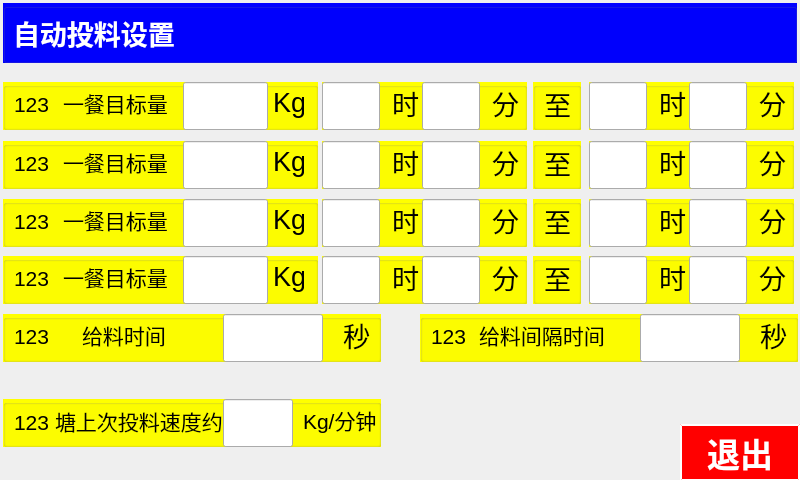
<?xml version="1.0" encoding="UTF-8"?>
<ui version="4.0">
 <class>Form_Auto</class>
 <widget class="QWidget" name="Form_Auto">
  <property name="geometry">
   <rect>
    <x>0</x>
    <y>0</y>
    <width>800</width>
    <height>480</height>
   </rect>
  </property>
  <property name="minimumSize">
   <size>
    <width>800</width>
    <height>480</height>
   </size>
  </property>
  <property name="maximumSize">
   <size>
    <width>800</width>
    <height>517</height>
   </size>
  </property>
  <property name="windowTitle">
   <string>Form</string>
  </property>
  <widget class="QGroupBox" name="groupBox_8">
   <property name="geometry">
    <rect>
     <x>3</x>
     <y>3</y>
     <width>794</width>
     <height>60</height>
    </rect>
   </property>
   <property name="styleSheet">
    <string notr="true">QGroupBox{ background-color:rgb(0, 0, 255);} 
QGroupBox{ margin-top:0px;}
QGroupBox:title {margin-top: 0px;}</string>
   </property>
   <property name="title">
    <string/>
   </property>
   <layout class="QGridLayout" name="gridLayout_8">
    <item row="0" column="0">
     <widget class="QLabel" name="label_15">
      <property name="font">
       <font>
        <pointsize>20</pointsize>
        <weight>75</weight>
        <bold>true</bold>
       </font>
      </property>
      <property name="styleSheet">
       <string notr="true">QLabel{color:rgb(255, 255, 255);}</string>
      </property>
      <property name="text">
       <string>自动投料设置</string>
      </property>
     </widget>
    </item>
    <item row="0" column="1">
     <spacer name="horizontalSpacer_3">
      <property name="orientation">
       <enum>Qt::Horizontal</enum>
      </property>
      <property name="sizeHint" stdset="0">
       <size>
        <width>279</width>
        <height>20</height>
       </size>
      </property>
     </spacer>
    </item>
    <item row="0" column="2">
     <widget class="DataTimeShow" name="label_Date">
      <property name="font">
       <font>
        <pointsize>15</pointsize>
        <weight>75</weight>
        <bold>true</bold>
       </font>
      </property>
      <property name="styleSheet">
       <string notr="true">QLabel{color:rgb(255, 255, 255);}</string>
      </property>
      <property name="text">
       <string/>
      </property>
     </widget>
    </item>
   </layout>
  </widget>
  <widget class="QGroupBox" name="groupBox_6">
   <property name="geometry">
    <rect>
     <x>3</x>
     <y>314</y>
     <width>378</width>
     <height>48</height>
    </rect>
   </property>
   <property name="styleSheet">
    <string notr="true">QGroupBox{ background-color:rgb(255, 255, 0);} 
QGroupBox{ margin-top:0px;}
QGroupBox:title {margin-top: 0px;}</string>
   </property>
   <property name="title">
    <string/>
   </property>
   <widget class="QLabel" name="label_5">
    <property name="geometry">
     <rect>
      <x>11</x>
      <y>11</y>
      <width>35</width>
      <height>23</height>
     </rect>
    </property>
    <property name="font">
     <font>
      <pointsize>16</pointsize>
      <weight>50</weight>
      <bold>false</bold>
     </font>
    </property>
    <property name="text">
     <string>123</string>
    </property>
   </widget>
   <widget class="QLabel" name="label_7">
    <property name="geometry">
     <rect>
      <x>79</x>
      <y>0</y>
      <width>91</width>
      <height>41</height>
     </rect>
    </property>
    <property name="font">
     <font>
      <pointsize>16</pointsize>
      <weight>50</weight>
      <bold>false</bold>
     </font>
    </property>
    <property name="text">
     <string>给料时间</string>
    </property>
   </widget>
   <widget class="myLineEdit" name="auto_lineEdit_5_1">
    <property name="geometry">
     <rect>
      <x>220</x>
      <y>0</y>
      <width>100</width>
      <height>48</height>
     </rect>
    </property>
    <property name="minimumSize">
     <size>
      <width>100</width>
      <height>48</height>
     </size>
    </property>
    <property name="maximumSize">
     <size>
      <width>100</width>
      <height>48</height>
     </size>
    </property>
    <property name="font">
     <font>
      <pointsize>17</pointsize>
      <weight>75</weight>
      <bold>true</bold>
     </font>
    </property>
    <property name="layoutDirection">
     <enum>Qt::LeftToRight</enum>
    </property>
    <property name="alignment">
     <set>Qt::AlignCenter</set>
    </property>
   </widget>
   <widget class="QLabel" name="label_45">
    <property name="geometry">
     <rect>
      <x>340</x>
      <y>0</y>
      <width>31</width>
      <height>41</height>
     </rect>
    </property>
    <property name="font">
     <font>
      <pointsize>20</pointsize>
      <weight>50</weight>
      <bold>false</bold>
     </font>
    </property>
    <property name="text">
     <string>秒</string>
    </property>
   </widget>
  </widget>
  <widget class="QGroupBox" name="groupBox_7">
   <property name="geometry">
    <rect>
     <x>3</x>
     <y>399</y>
     <width>378</width>
     <height>48</height>
    </rect>
   </property>
   <property name="styleSheet">
    <string notr="true">QGroupBox{ background-color:rgb(255, 255, 0);} 
QGroupBox{ margin-top:0px;}
QGroupBox:title {margin-top: 0px;}</string>
   </property>
   <property name="title">
    <string/>
   </property>
   <widget class="QLabel" name="label_6">
    <property name="geometry">
     <rect>
      <x>11</x>
      <y>3</y>
      <width>35</width>
      <height>41</height>
     </rect>
    </property>
    <property name="font">
     <font>
      <pointsize>16</pointsize>
      <weight>50</weight>
      <bold>false</bold>
     </font>
    </property>
    <property name="text">
     <string>123</string>
    </property>
   </widget>
   <widget class="QLabel" name="label_14">
    <property name="geometry">
     <rect>
      <x>52</x>
      <y>1</y>
      <width>171</width>
      <height>41</height>
     </rect>
    </property>
    <property name="font">
     <font>
      <pointsize>16</pointsize>
      <weight>50</weight>
      <bold>false</bold>
     </font>
    </property>
    <property name="text">
     <string>塘上次投料速度约</string>
    </property>
   </widget>
   <widget class="myLineEdit" name="auto_lineEdit_6_1">
    <property name="geometry">
     <rect>
      <x>220</x>
      <y>0</y>
      <width>70</width>
      <height>48</height>
     </rect>
    </property>
    <property name="minimumSize">
     <size>
      <width>70</width>
      <height>48</height>
     </size>
    </property>
    <property name="maximumSize">
     <size>
      <width>70</width>
      <height>48</height>
     </size>
    </property>
    <property name="font">
     <font>
      <pointsize>17</pointsize>
      <weight>75</weight>
      <bold>true</bold>
     </font>
    </property>
    <property name="layoutDirection">
     <enum>Qt::LeftToRight</enum>
    </property>
    <property name="alignment">
     <set>Qt::AlignCenter</set>
    </property>
   </widget>
   <widget class="QLabel" name="label_47">
    <property name="geometry">
     <rect>
      <x>300</x>
      <y>0</y>
      <width>74</width>
      <height>41</height>
     </rect>
    </property>
    <property name="font">
     <font>
      <pointsize>16</pointsize>
      <weight>50</weight>
      <bold>false</bold>
     </font>
    </property>
    <property name="text">
     <string>Kg/分钟</string>
    </property>
   </widget>
  </widget>
  <widget class="QGroupBox" name="groupBox">
   <property name="geometry">
    <rect>
     <x>9</x>
     <y>486</y>
     <width>22</width>
     <height>22</height>
    </rect>
   </property>
   <property name="styleSheet">
    <string notr="true">QGroupBox{ margin-top:0px;} QGroupBox:title {margin-top: 0px;}</string>
   </property>
   <property name="title">
    <string/>
   </property>
   <layout class="QGridLayout" name="gridLayout"/>
  </widget>
  <widget class="QPushButton" name="btn_quit">
   <property name="geometry">
    <rect>
     <x>680</x>
     <y>424</y>
     <width>120</width>
     <height>57</height>
    </rect>
   </property>
   <property name="minimumSize">
    <size>
     <width>10</width>
     <height>10</height>
    </size>
   </property>
   <property name="maximumSize">
    <size>
     <width>1000</width>
     <height>1000</height>
    </size>
   </property>
   <property name="font">
    <font>
     <pointsize>25</pointsize>
     <weight>75</weight>
     <bold>true</bold>
    </font>
   </property>
   <property name="styleSheet">
    <string notr="true">QPushButton { background-color:rgb(255, 0, 0);} 
QPushButton:hover { background-color: rgb(255, 50, 0); }
QPushButton {color:rgb(255, 255, 255);
                             border-style: outset;
                           	border-width: 2px;
	                         border-color: white;}
</string>
   </property>
   <property name="text">
    <string>退出</string>
   </property>
  </widget>
  <widget class="QGroupBox" name="groupBox_9">
   <property name="geometry">
    <rect>
     <x>420</x>
     <y>314</y>
     <width>378</width>
     <height>48</height>
    </rect>
   </property>
   <property name="styleSheet">
    <string notr="true">QGroupBox{ background-color:rgb(255, 255, 0);} 
QGroupBox{ margin-top:0px;}
QGroupBox:title {margin-top: 0px;}</string>
   </property>
   <property name="title">
    <string/>
   </property>
   <widget class="QLabel" name="label_11">
    <property name="geometry">
     <rect>
      <x>11</x>
      <y>11</y>
      <width>35</width>
      <height>23</height>
     </rect>
    </property>
    <property name="font">
     <font>
      <pointsize>16</pointsize>
      <weight>50</weight>
      <bold>false</bold>
     </font>
    </property>
    <property name="text">
     <string>123</string>
    </property>
   </widget>
   <widget class="QLabel" name="label_13">
    <property name="geometry">
     <rect>
      <x>59</x>
      <y>0</y>
      <width>131</width>
      <height>41</height>
     </rect>
    </property>
    <property name="font">
     <font>
      <pointsize>16</pointsize>
      <weight>50</weight>
      <bold>false</bold>
     </font>
    </property>
    <property name="text">
     <string>给料间隔时间</string>
    </property>
   </widget>
   <widget class="myLineEdit" name="auto_lineEdit_5_2">
    <property name="geometry">
     <rect>
      <x>220</x>
      <y>0</y>
      <width>100</width>
      <height>48</height>
     </rect>
    </property>
    <property name="minimumSize">
     <size>
      <width>100</width>
      <height>48</height>
     </size>
    </property>
    <property name="maximumSize">
     <size>
      <width>100</width>
      <height>48</height>
     </size>
    </property>
    <property name="font">
     <font>
      <pointsize>17</pointsize>
      <weight>75</weight>
      <bold>true</bold>
     </font>
    </property>
    <property name="layoutDirection">
     <enum>Qt::LeftToRight</enum>
    </property>
    <property name="alignment">
     <set>Qt::AlignCenter</set>
    </property>
   </widget>
   <widget class="QLabel" name="label_46">
    <property name="geometry">
     <rect>
      <x>340</x>
      <y>0</y>
      <width>31</width>
      <height>41</height>
     </rect>
    </property>
    <property name="font">
     <font>
      <pointsize>20</pointsize>
      <weight>50</weight>
      <bold>false</bold>
     </font>
    </property>
    <property name="text">
     <string>秒</string>
    </property>
   </widget>
  </widget>
  <widget class="QGroupBox" name="groupBox_10">
   <property name="geometry">
    <rect>
     <x>3</x>
     <y>82</y>
     <width>315</width>
     <height>48</height>
    </rect>
   </property>
   <property name="styleSheet">
    <string notr="true">QGroupBox{ background-color:rgb(255, 255, 0);} 
QGroupBox{ margin-top:0px;}
QGroupBox:title {margin-top: 0px;}</string>
   </property>
   <property name="title">
    <string/>
   </property>
   <widget class="QLabel" name="label_8">
    <property name="geometry">
     <rect>
      <x>11</x>
      <y>11</y>
      <width>35</width>
      <height>23</height>
     </rect>
    </property>
    <property name="font">
     <font>
      <pointsize>16</pointsize>
      <weight>50</weight>
      <italic>false</italic>
      <bold>false</bold>
     </font>
    </property>
    <property name="text">
     <string>123</string>
    </property>
   </widget>
   <widget class="QLabel" name="label_9">
    <property name="geometry">
     <rect>
      <x>60</x>
      <y>0</y>
      <width>111</width>
      <height>41</height>
     </rect>
    </property>
    <property name="font">
     <font>
      <pointsize>16</pointsize>
      <weight>50</weight>
      <italic>false</italic>
      <bold>false</bold>
     </font>
    </property>
    <property name="text">
     <string>一餐目标量</string>
    </property>
   </widget>
   <widget class="myLineEdit" name="auto_lineEdit_1_1">
    <property name="geometry">
     <rect>
      <x>180</x>
      <y>0</y>
      <width>85</width>
      <height>48</height>
     </rect>
    </property>
    <property name="minimumSize">
     <size>
      <width>85</width>
      <height>48</height>
     </size>
    </property>
    <property name="maximumSize">
     <size>
      <width>85</width>
      <height>48</height>
     </size>
    </property>
    <property name="font">
     <font>
      <pointsize>17</pointsize>
      <weight>75</weight>
      <bold>true</bold>
     </font>
    </property>
    <property name="accessibleName">
     <string>lineEdit_1_1</string>
    </property>
    <property name="layoutDirection">
     <enum>Qt::LeftToRight</enum>
    </property>
    <property name="alignment">
     <set>Qt::AlignCenter</set>
    </property>
   </widget>
   <widget class="QLabel" name="label_48">
    <property name="geometry">
     <rect>
      <x>270</x>
      <y>0</y>
      <width>31</width>
      <height>41</height>
     </rect>
    </property>
    <property name="font">
     <font>
      <pointsize>20</pointsize>
      <weight>50</weight>
      <bold>false</bold>
     </font>
    </property>
    <property name="text">
     <string>Kg</string>
    </property>
   </widget>
  </widget>
  <widget class="QGroupBox" name="groupBox_11">
   <property name="geometry">
    <rect>
     <x>322</x>
     <y>82</y>
     <width>205</width>
     <height>48</height>
    </rect>
   </property>
   <property name="styleSheet">
    <string notr="true">QGroupBox{ background-color:rgb(255, 255, 0);} 
QGroupBox{ margin-top:0px;}
QGroupBox:title {margin-top: 0px;}</string>
   </property>
   <property name="title">
    <string/>
   </property>
   <widget class="QLabel" name="label_12">
    <property name="geometry">
     <rect>
      <x>70</x>
      <y>0</y>
      <width>31</width>
      <height>41</height>
     </rect>
    </property>
    <property name="font">
     <font>
      <pointsize>20</pointsize>
     </font>
    </property>
    <property name="text">
     <string>时</string>
    </property>
   </widget>
   <widget class="myLineEdit" name="auto_lineEdit_1_3">
    <property name="geometry">
     <rect>
      <x>100</x>
      <y>0</y>
      <width>58</width>
      <height>48</height>
     </rect>
    </property>
    <property name="minimumSize">
     <size>
      <width>58</width>
      <height>48</height>
     </size>
    </property>
    <property name="maximumSize">
     <size>
      <width>58</width>
      <height>48</height>
     </size>
    </property>
    <property name="font">
     <font>
      <pointsize>17</pointsize>
      <weight>75</weight>
      <bold>true</bold>
     </font>
    </property>
    <property name="layoutDirection">
     <enum>Qt::LeftToRight</enum>
    </property>
    <property name="alignment">
     <set>Qt::AlignCenter</set>
    </property>
   </widget>
   <widget class="QLabel" name="label_49">
    <property name="geometry">
     <rect>
      <x>170</x>
      <y>0</y>
      <width>31</width>
      <height>41</height>
     </rect>
    </property>
    <property name="font">
     <font>
      <pointsize>20</pointsize>
     </font>
    </property>
    <property name="text">
     <string>分</string>
    </property>
   </widget>
   <widget class="myLineEdit" name="auto_lineEdit_1_2">
    <property name="geometry">
     <rect>
      <x>0</x>
      <y>0</y>
      <width>58</width>
      <height>48</height>
     </rect>
    </property>
    <property name="minimumSize">
     <size>
      <width>58</width>
      <height>48</height>
     </size>
    </property>
    <property name="maximumSize">
     <size>
      <width>58</width>
      <height>48</height>
     </size>
    </property>
    <property name="font">
     <font>
      <pointsize>17</pointsize>
      <weight>75</weight>
      <bold>true</bold>
     </font>
    </property>
    <property name="layoutDirection">
     <enum>Qt::LeftToRight</enum>
    </property>
    <property name="alignment">
     <set>Qt::AlignCenter</set>
    </property>
   </widget>
  </widget>
  <widget class="QGroupBox" name="groupBox_12">
   <property name="geometry">
    <rect>
     <x>589</x>
     <y>82</y>
     <width>205</width>
     <height>48</height>
    </rect>
   </property>
   <property name="styleSheet">
    <string notr="true">QGroupBox{ background-color:rgb(255, 255, 0);} 
QGroupBox{ margin-top:0px;}
QGroupBox:title {margin-top: 0px;}</string>
   </property>
   <property name="title">
    <string/>
   </property>
   <widget class="QLabel" name="label_16">
    <property name="geometry">
     <rect>
      <x>70</x>
      <y>0</y>
      <width>31</width>
      <height>41</height>
     </rect>
    </property>
    <property name="font">
     <font>
      <pointsize>20</pointsize>
     </font>
    </property>
    <property name="text">
     <string>时</string>
    </property>
   </widget>
   <widget class="myLineEdit" name="auto_lineEdit_1_5">
    <property name="geometry">
     <rect>
      <x>100</x>
      <y>0</y>
      <width>58</width>
      <height>48</height>
     </rect>
    </property>
    <property name="minimumSize">
     <size>
      <width>58</width>
      <height>48</height>
     </size>
    </property>
    <property name="maximumSize">
     <size>
      <width>58</width>
      <height>48</height>
     </size>
    </property>
    <property name="font">
     <font>
      <pointsize>17</pointsize>
      <weight>75</weight>
      <bold>true</bold>
     </font>
    </property>
    <property name="layoutDirection">
     <enum>Qt::LeftToRight</enum>
    </property>
    <property name="alignment">
     <set>Qt::AlignCenter</set>
    </property>
   </widget>
   <widget class="QLabel" name="label_50">
    <property name="geometry">
     <rect>
      <x>170</x>
      <y>0</y>
      <width>31</width>
      <height>41</height>
     </rect>
    </property>
    <property name="font">
     <font>
      <pointsize>20</pointsize>
     </font>
    </property>
    <property name="text">
     <string>分</string>
    </property>
   </widget>
   <widget class="myLineEdit" name="auto_lineEdit_1_4">
    <property name="geometry">
     <rect>
      <x>0</x>
      <y>0</y>
      <width>58</width>
      <height>48</height>
     </rect>
    </property>
    <property name="minimumSize">
     <size>
      <width>58</width>
      <height>48</height>
     </size>
    </property>
    <property name="maximumSize">
     <size>
      <width>58</width>
      <height>48</height>
     </size>
    </property>
    <property name="font">
     <font>
      <pointsize>17</pointsize>
      <weight>75</weight>
      <bold>true</bold>
     </font>
    </property>
    <property name="layoutDirection">
     <enum>Qt::LeftToRight</enum>
    </property>
    <property name="alignment">
     <set>Qt::AlignCenter</set>
    </property>
   </widget>
  </widget>
  <widget class="QGroupBox" name="groupBox_13">
   <property name="geometry">
    <rect>
     <x>533</x>
     <y>82</y>
     <width>48</width>
     <height>48</height>
    </rect>
   </property>
   <property name="styleSheet">
    <string notr="true">QGroupBox{ background-color:rgb(255, 255, 0);} 
QGroupBox{ margin-top:0px;}
QGroupBox:title {margin-top: 0px;}</string>
   </property>
   <property name="title">
    <string/>
   </property>
   <widget class="QLabel" name="label_10">
    <property name="geometry">
     <rect>
      <x>11</x>
      <y>1</y>
      <width>31</width>
      <height>41</height>
     </rect>
    </property>
    <property name="font">
     <font>
      <pointsize>20</pointsize>
      <weight>50</weight>
      <italic>false</italic>
      <bold>false</bold>
     </font>
    </property>
    <property name="text">
     <string>至</string>
    </property>
   </widget>
  </widget>
  <widget class="QGroupBox" name="groupBox_14">
   <property name="geometry">
    <rect>
     <x>3</x>
     <y>141</y>
     <width>315</width>
     <height>48</height>
    </rect>
   </property>
   <property name="styleSheet">
    <string notr="true">QGroupBox{ background-color:rgb(255, 255, 0);} 
QGroupBox{ margin-top:0px;}
QGroupBox:title {margin-top: 0px;}</string>
   </property>
   <property name="title">
    <string/>
   </property>
   <widget class="QLabel" name="label_17">
    <property name="geometry">
     <rect>
      <x>11</x>
      <y>11</y>
      <width>35</width>
      <height>23</height>
     </rect>
    </property>
    <property name="font">
     <font>
      <pointsize>16</pointsize>
      <weight>50</weight>
      <italic>false</italic>
      <bold>false</bold>
     </font>
    </property>
    <property name="text">
     <string>123</string>
    </property>
   </widget>
   <widget class="QLabel" name="label_18">
    <property name="geometry">
     <rect>
      <x>60</x>
      <y>0</y>
      <width>111</width>
      <height>41</height>
     </rect>
    </property>
    <property name="font">
     <font>
      <pointsize>16</pointsize>
      <weight>50</weight>
      <italic>false</italic>
      <bold>false</bold>
     </font>
    </property>
    <property name="text">
     <string>一餐目标量</string>
    </property>
   </widget>
   <widget class="myLineEdit" name="auto_lineEdit_2_1">
    <property name="geometry">
     <rect>
      <x>180</x>
      <y>0</y>
      <width>85</width>
      <height>48</height>
     </rect>
    </property>
    <property name="minimumSize">
     <size>
      <width>85</width>
      <height>48</height>
     </size>
    </property>
    <property name="maximumSize">
     <size>
      <width>85</width>
      <height>48</height>
     </size>
    </property>
    <property name="font">
     <font>
      <pointsize>17</pointsize>
      <weight>75</weight>
      <bold>true</bold>
     </font>
    </property>
    <property name="layoutDirection">
     <enum>Qt::LeftToRight</enum>
    </property>
    <property name="alignment">
     <set>Qt::AlignCenter</set>
    </property>
   </widget>
   <widget class="QLabel" name="label_51">
    <property name="geometry">
     <rect>
      <x>270</x>
      <y>0</y>
      <width>31</width>
      <height>41</height>
     </rect>
    </property>
    <property name="font">
     <font>
      <pointsize>20</pointsize>
      <weight>50</weight>
      <bold>false</bold>
     </font>
    </property>
    <property name="text">
     <string>Kg</string>
    </property>
   </widget>
  </widget>
  <widget class="QGroupBox" name="groupBox_15">
   <property name="geometry">
    <rect>
     <x>533</x>
     <y>141</y>
     <width>48</width>
     <height>48</height>
    </rect>
   </property>
   <property name="styleSheet">
    <string notr="true">QGroupBox{ background-color:rgb(255, 255, 0);} 
QGroupBox{ margin-top:0px;}
QGroupBox:title {margin-top: 0px;}</string>
   </property>
   <property name="title">
    <string/>
   </property>
   <widget class="QLabel" name="label_19">
    <property name="geometry">
     <rect>
      <x>11</x>
      <y>1</y>
      <width>31</width>
      <height>41</height>
     </rect>
    </property>
    <property name="font">
     <font>
      <pointsize>20</pointsize>
      <weight>50</weight>
      <italic>false</italic>
      <bold>false</bold>
     </font>
    </property>
    <property name="text">
     <string>至</string>
    </property>
   </widget>
  </widget>
  <widget class="QGroupBox" name="groupBox_16">
   <property name="geometry">
    <rect>
     <x>322</x>
     <y>141</y>
     <width>205</width>
     <height>48</height>
    </rect>
   </property>
   <property name="styleSheet">
    <string notr="true">QGroupBox{ background-color:rgb(255, 255, 0);} 
QGroupBox{ margin-top:0px;}
QGroupBox:title {margin-top: 0px;}</string>
   </property>
   <property name="title">
    <string/>
   </property>
   <widget class="QLabel" name="label_20">
    <property name="geometry">
     <rect>
      <x>70</x>
      <y>0</y>
      <width>31</width>
      <height>41</height>
     </rect>
    </property>
    <property name="font">
     <font>
      <pointsize>20</pointsize>
     </font>
    </property>
    <property name="text">
     <string>时</string>
    </property>
   </widget>
   <widget class="myLineEdit" name="auto_lineEdit_2_3">
    <property name="geometry">
     <rect>
      <x>100</x>
      <y>0</y>
      <width>58</width>
      <height>48</height>
     </rect>
    </property>
    <property name="minimumSize">
     <size>
      <width>58</width>
      <height>48</height>
     </size>
    </property>
    <property name="maximumSize">
     <size>
      <width>58</width>
      <height>48</height>
     </size>
    </property>
    <property name="font">
     <font>
      <pointsize>17</pointsize>
      <weight>75</weight>
      <bold>true</bold>
     </font>
    </property>
    <property name="layoutDirection">
     <enum>Qt::LeftToRight</enum>
    </property>
    <property name="alignment">
     <set>Qt::AlignCenter</set>
    </property>
   </widget>
   <widget class="QLabel" name="label_52">
    <property name="geometry">
     <rect>
      <x>170</x>
      <y>0</y>
      <width>31</width>
      <height>41</height>
     </rect>
    </property>
    <property name="font">
     <font>
      <pointsize>20</pointsize>
     </font>
    </property>
    <property name="text">
     <string>分</string>
    </property>
   </widget>
   <widget class="myLineEdit" name="auto_lineEdit_2_2">
    <property name="geometry">
     <rect>
      <x>0</x>
      <y>0</y>
      <width>58</width>
      <height>48</height>
     </rect>
    </property>
    <property name="minimumSize">
     <size>
      <width>58</width>
      <height>48</height>
     </size>
    </property>
    <property name="maximumSize">
     <size>
      <width>58</width>
      <height>48</height>
     </size>
    </property>
    <property name="font">
     <font>
      <pointsize>17</pointsize>
      <weight>75</weight>
      <bold>true</bold>
     </font>
    </property>
    <property name="layoutDirection">
     <enum>Qt::LeftToRight</enum>
    </property>
    <property name="alignment">
     <set>Qt::AlignCenter</set>
    </property>
   </widget>
  </widget>
  <widget class="QGroupBox" name="groupBox_17">
   <property name="geometry">
    <rect>
     <x>589</x>
     <y>141</y>
     <width>205</width>
     <height>48</height>
    </rect>
   </property>
   <property name="styleSheet">
    <string notr="true">QGroupBox{ background-color:rgb(255, 255, 0);} 
QGroupBox{ margin-top:0px;}
QGroupBox:title {margin-top: 0px;}</string>
   </property>
   <property name="title">
    <string/>
   </property>
   <widget class="QLabel" name="label_21">
    <property name="geometry">
     <rect>
      <x>70</x>
      <y>0</y>
      <width>31</width>
      <height>41</height>
     </rect>
    </property>
    <property name="font">
     <font>
      <pointsize>20</pointsize>
     </font>
    </property>
    <property name="text">
     <string>时</string>
    </property>
   </widget>
   <widget class="myLineEdit" name="auto_lineEdit_2_5">
    <property name="geometry">
     <rect>
      <x>100</x>
      <y>0</y>
      <width>58</width>
      <height>48</height>
     </rect>
    </property>
    <property name="minimumSize">
     <size>
      <width>58</width>
      <height>48</height>
     </size>
    </property>
    <property name="maximumSize">
     <size>
      <width>58</width>
      <height>48</height>
     </size>
    </property>
    <property name="font">
     <font>
      <pointsize>17</pointsize>
      <weight>75</weight>
      <bold>true</bold>
     </font>
    </property>
    <property name="layoutDirection">
     <enum>Qt::LeftToRight</enum>
    </property>
    <property name="alignment">
     <set>Qt::AlignCenter</set>
    </property>
   </widget>
   <widget class="QLabel" name="label_53">
    <property name="geometry">
     <rect>
      <x>170</x>
      <y>0</y>
      <width>31</width>
      <height>41</height>
     </rect>
    </property>
    <property name="font">
     <font>
      <pointsize>20</pointsize>
     </font>
    </property>
    <property name="text">
     <string>分</string>
    </property>
   </widget>
   <widget class="myLineEdit" name="auto_lineEdit_2_4">
    <property name="geometry">
     <rect>
      <x>0</x>
      <y>0</y>
      <width>58</width>
      <height>48</height>
     </rect>
    </property>
    <property name="minimumSize">
     <size>
      <width>58</width>
      <height>48</height>
     </size>
    </property>
    <property name="maximumSize">
     <size>
      <width>58</width>
      <height>48</height>
     </size>
    </property>
    <property name="font">
     <font>
      <pointsize>17</pointsize>
      <weight>75</weight>
      <bold>true</bold>
     </font>
    </property>
    <property name="layoutDirection">
     <enum>Qt::LeftToRight</enum>
    </property>
    <property name="alignment">
     <set>Qt::AlignCenter</set>
    </property>
   </widget>
  </widget>
  <widget class="QGroupBox" name="groupBox_18">
   <property name="geometry">
    <rect>
     <x>3</x>
     <y>199</y>
     <width>315</width>
     <height>48</height>
    </rect>
   </property>
   <property name="styleSheet">
    <string notr="true">QGroupBox{ background-color:rgb(255, 255, 0);} 
QGroupBox{ margin-top:0px;}
QGroupBox:title {margin-top: 0px;}</string>
   </property>
   <property name="title">
    <string/>
   </property>
   <widget class="QLabel" name="label_22">
    <property name="geometry">
     <rect>
      <x>11</x>
      <y>11</y>
      <width>35</width>
      <height>23</height>
     </rect>
    </property>
    <property name="font">
     <font>
      <pointsize>16</pointsize>
      <weight>50</weight>
      <italic>false</italic>
      <bold>false</bold>
     </font>
    </property>
    <property name="text">
     <string>123</string>
    </property>
   </widget>
   <widget class="QLabel" name="label_23">
    <property name="geometry">
     <rect>
      <x>60</x>
      <y>0</y>
      <width>111</width>
      <height>41</height>
     </rect>
    </property>
    <property name="font">
     <font>
      <pointsize>16</pointsize>
      <weight>50</weight>
      <italic>false</italic>
      <bold>false</bold>
     </font>
    </property>
    <property name="text">
     <string>一餐目标量</string>
    </property>
   </widget>
   <widget class="myLineEdit" name="auto_lineEdit_3_1">
    <property name="geometry">
     <rect>
      <x>180</x>
      <y>0</y>
      <width>85</width>
      <height>48</height>
     </rect>
    </property>
    <property name="minimumSize">
     <size>
      <width>85</width>
      <height>48</height>
     </size>
    </property>
    <property name="maximumSize">
     <size>
      <width>85</width>
      <height>48</height>
     </size>
    </property>
    <property name="font">
     <font>
      <pointsize>17</pointsize>
      <weight>75</weight>
      <bold>true</bold>
     </font>
    </property>
    <property name="layoutDirection">
     <enum>Qt::LeftToRight</enum>
    </property>
    <property name="alignment">
     <set>Qt::AlignCenter</set>
    </property>
   </widget>
   <widget class="QLabel" name="label_54">
    <property name="geometry">
     <rect>
      <x>270</x>
      <y>0</y>
      <width>31</width>
      <height>41</height>
     </rect>
    </property>
    <property name="font">
     <font>
      <pointsize>20</pointsize>
      <weight>50</weight>
      <bold>false</bold>
     </font>
    </property>
    <property name="text">
     <string>Kg</string>
    </property>
   </widget>
  </widget>
  <widget class="QGroupBox" name="groupBox_19">
   <property name="geometry">
    <rect>
     <x>322</x>
     <y>199</y>
     <width>205</width>
     <height>48</height>
    </rect>
   </property>
   <property name="styleSheet">
    <string notr="true">QGroupBox{ background-color:rgb(255, 255, 0);} 
QGroupBox{ margin-top:0px;}
QGroupBox:title {margin-top: 0px;}</string>
   </property>
   <property name="title">
    <string/>
   </property>
   <widget class="QLabel" name="label_24">
    <property name="geometry">
     <rect>
      <x>70</x>
      <y>0</y>
      <width>31</width>
      <height>41</height>
     </rect>
    </property>
    <property name="font">
     <font>
      <pointsize>20</pointsize>
     </font>
    </property>
    <property name="text">
     <string>时</string>
    </property>
   </widget>
   <widget class="myLineEdit" name="auto_lineEdit_3_3">
    <property name="geometry">
     <rect>
      <x>100</x>
      <y>0</y>
      <width>58</width>
      <height>48</height>
     </rect>
    </property>
    <property name="minimumSize">
     <size>
      <width>58</width>
      <height>48</height>
     </size>
    </property>
    <property name="maximumSize">
     <size>
      <width>58</width>
      <height>48</height>
     </size>
    </property>
    <property name="font">
     <font>
      <pointsize>17</pointsize>
      <weight>75</weight>
      <bold>true</bold>
     </font>
    </property>
    <property name="layoutDirection">
     <enum>Qt::LeftToRight</enum>
    </property>
    <property name="alignment">
     <set>Qt::AlignCenter</set>
    </property>
   </widget>
   <widget class="QLabel" name="label_55">
    <property name="geometry">
     <rect>
      <x>170</x>
      <y>0</y>
      <width>31</width>
      <height>41</height>
     </rect>
    </property>
    <property name="font">
     <font>
      <pointsize>20</pointsize>
     </font>
    </property>
    <property name="text">
     <string>分</string>
    </property>
   </widget>
   <widget class="myLineEdit" name="auto_lineEdit_3_2">
    <property name="geometry">
     <rect>
      <x>0</x>
      <y>0</y>
      <width>58</width>
      <height>48</height>
     </rect>
    </property>
    <property name="minimumSize">
     <size>
      <width>58</width>
      <height>48</height>
     </size>
    </property>
    <property name="maximumSize">
     <size>
      <width>58</width>
      <height>48</height>
     </size>
    </property>
    <property name="font">
     <font>
      <pointsize>17</pointsize>
      <weight>75</weight>
      <bold>true</bold>
     </font>
    </property>
    <property name="layoutDirection">
     <enum>Qt::LeftToRight</enum>
    </property>
    <property name="alignment">
     <set>Qt::AlignCenter</set>
    </property>
   </widget>
  </widget>
  <widget class="QGroupBox" name="groupBox_20">
   <property name="geometry">
    <rect>
     <x>589</x>
     <y>199</y>
     <width>205</width>
     <height>48</height>
    </rect>
   </property>
   <property name="styleSheet">
    <string notr="true">QGroupBox{ background-color:rgb(255, 255, 0);} 
QGroupBox{ margin-top:0px;}
QGroupBox:title {margin-top: 0px;}</string>
   </property>
   <property name="title">
    <string/>
   </property>
   <widget class="QLabel" name="label_25">
    <property name="geometry">
     <rect>
      <x>70</x>
      <y>0</y>
      <width>31</width>
      <height>41</height>
     </rect>
    </property>
    <property name="font">
     <font>
      <pointsize>20</pointsize>
     </font>
    </property>
    <property name="text">
     <string>时</string>
    </property>
   </widget>
   <widget class="myLineEdit" name="auto_lineEdit_3_5">
    <property name="geometry">
     <rect>
      <x>100</x>
      <y>0</y>
      <width>58</width>
      <height>48</height>
     </rect>
    </property>
    <property name="minimumSize">
     <size>
      <width>58</width>
      <height>48</height>
     </size>
    </property>
    <property name="maximumSize">
     <size>
      <width>58</width>
      <height>48</height>
     </size>
    </property>
    <property name="font">
     <font>
      <pointsize>17</pointsize>
      <weight>75</weight>
      <bold>true</bold>
     </font>
    </property>
    <property name="layoutDirection">
     <enum>Qt::LeftToRight</enum>
    </property>
    <property name="alignment">
     <set>Qt::AlignCenter</set>
    </property>
   </widget>
   <widget class="QLabel" name="label_56">
    <property name="geometry">
     <rect>
      <x>170</x>
      <y>0</y>
      <width>31</width>
      <height>41</height>
     </rect>
    </property>
    <property name="font">
     <font>
      <pointsize>20</pointsize>
     </font>
    </property>
    <property name="text">
     <string>分</string>
    </property>
   </widget>
   <widget class="myLineEdit" name="auto_lineEdit_3_4">
    <property name="geometry">
     <rect>
      <x>0</x>
      <y>0</y>
      <width>58</width>
      <height>48</height>
     </rect>
    </property>
    <property name="minimumSize">
     <size>
      <width>58</width>
      <height>48</height>
     </size>
    </property>
    <property name="maximumSize">
     <size>
      <width>58</width>
      <height>48</height>
     </size>
    </property>
    <property name="font">
     <font>
      <pointsize>17</pointsize>
      <weight>75</weight>
      <bold>true</bold>
     </font>
    </property>
    <property name="layoutDirection">
     <enum>Qt::LeftToRight</enum>
    </property>
    <property name="alignment">
     <set>Qt::AlignCenter</set>
    </property>
   </widget>
  </widget>
  <widget class="QGroupBox" name="groupBox_21">
   <property name="geometry">
    <rect>
     <x>533</x>
     <y>199</y>
     <width>48</width>
     <height>48</height>
    </rect>
   </property>
   <property name="styleSheet">
    <string notr="true">QGroupBox{ background-color:rgb(255, 255, 0);} 
QGroupBox{ margin-top:0px;}
QGroupBox:title {margin-top: 0px;}</string>
   </property>
   <property name="title">
    <string/>
   </property>
   <widget class="QLabel" name="label_26">
    <property name="geometry">
     <rect>
      <x>11</x>
      <y>1</y>
      <width>31</width>
      <height>41</height>
     </rect>
    </property>
    <property name="font">
     <font>
      <pointsize>20</pointsize>
      <weight>50</weight>
      <italic>false</italic>
      <bold>false</bold>
     </font>
    </property>
    <property name="text">
     <string>至</string>
    </property>
   </widget>
  </widget>
  <widget class="QGroupBox" name="groupBox_22">
   <property name="geometry">
    <rect>
     <x>3</x>
     <y>256</y>
     <width>315</width>
     <height>48</height>
    </rect>
   </property>
   <property name="styleSheet">
    <string notr="true">QGroupBox{ background-color:rgb(255, 255, 0);} 
QGroupBox{ margin-top:0px;}
QGroupBox:title {margin-top: 0px;}</string>
   </property>
   <property name="title">
    <string/>
   </property>
   <widget class="QLabel" name="label_27">
    <property name="geometry">
     <rect>
      <x>11</x>
      <y>11</y>
      <width>35</width>
      <height>23</height>
     </rect>
    </property>
    <property name="font">
     <font>
      <pointsize>16</pointsize>
      <weight>50</weight>
      <italic>false</italic>
      <bold>false</bold>
     </font>
    </property>
    <property name="text">
     <string>123</string>
    </property>
   </widget>
   <widget class="QLabel" name="label_28">
    <property name="geometry">
     <rect>
      <x>60</x>
      <y>0</y>
      <width>111</width>
      <height>41</height>
     </rect>
    </property>
    <property name="font">
     <font>
      <pointsize>16</pointsize>
      <weight>50</weight>
      <italic>false</italic>
      <bold>false</bold>
     </font>
    </property>
    <property name="text">
     <string>一餐目标量</string>
    </property>
   </widget>
   <widget class="myLineEdit" name="auto_lineEdit_4_1">
    <property name="geometry">
     <rect>
      <x>180</x>
      <y>0</y>
      <width>85</width>
      <height>48</height>
     </rect>
    </property>
    <property name="minimumSize">
     <size>
      <width>85</width>
      <height>48</height>
     </size>
    </property>
    <property name="maximumSize">
     <size>
      <width>85</width>
      <height>48</height>
     </size>
    </property>
    <property name="font">
     <font>
      <pointsize>17</pointsize>
      <weight>75</weight>
      <bold>true</bold>
     </font>
    </property>
    <property name="layoutDirection">
     <enum>Qt::LeftToRight</enum>
    </property>
    <property name="alignment">
     <set>Qt::AlignCenter</set>
    </property>
   </widget>
   <widget class="QLabel" name="label_57">
    <property name="geometry">
     <rect>
      <x>270</x>
      <y>0</y>
      <width>31</width>
      <height>41</height>
     </rect>
    </property>
    <property name="font">
     <font>
      <pointsize>20</pointsize>
      <weight>50</weight>
      <bold>false</bold>
     </font>
    </property>
    <property name="text">
     <string>Kg</string>
    </property>
   </widget>
  </widget>
  <widget class="QGroupBox" name="groupBox_23">
   <property name="geometry">
    <rect>
     <x>589</x>
     <y>256</y>
     <width>205</width>
     <height>48</height>
    </rect>
   </property>
   <property name="styleSheet">
    <string notr="true">QGroupBox{ background-color:rgb(255, 255, 0);} 
QGroupBox{ margin-top:0px;}
QGroupBox:title {margin-top: 0px;}</string>
   </property>
   <property name="title">
    <string/>
   </property>
   <widget class="QLabel" name="label_29">
    <property name="geometry">
     <rect>
      <x>70</x>
      <y>0</y>
      <width>31</width>
      <height>41</height>
     </rect>
    </property>
    <property name="font">
     <font>
      <pointsize>20</pointsize>
     </font>
    </property>
    <property name="text">
     <string>时</string>
    </property>
   </widget>
   <widget class="myLineEdit" name="auto_lineEdit_4_5">
    <property name="geometry">
     <rect>
      <x>100</x>
      <y>0</y>
      <width>58</width>
      <height>48</height>
     </rect>
    </property>
    <property name="minimumSize">
     <size>
      <width>58</width>
      <height>48</height>
     </size>
    </property>
    <property name="maximumSize">
     <size>
      <width>58</width>
      <height>48</height>
     </size>
    </property>
    <property name="font">
     <font>
      <pointsize>17</pointsize>
      <weight>75</weight>
      <bold>true</bold>
     </font>
    </property>
    <property name="layoutDirection">
     <enum>Qt::LeftToRight</enum>
    </property>
    <property name="alignment">
     <set>Qt::AlignCenter</set>
    </property>
   </widget>
   <widget class="QLabel" name="label_58">
    <property name="geometry">
     <rect>
      <x>170</x>
      <y>0</y>
      <width>31</width>
      <height>41</height>
     </rect>
    </property>
    <property name="font">
     <font>
      <pointsize>20</pointsize>
     </font>
    </property>
    <property name="text">
     <string>分</string>
    </property>
   </widget>
   <widget class="myLineEdit" name="auto_lineEdit_4_4">
    <property name="geometry">
     <rect>
      <x>0</x>
      <y>0</y>
      <width>58</width>
      <height>48</height>
     </rect>
    </property>
    <property name="minimumSize">
     <size>
      <width>58</width>
      <height>48</height>
     </size>
    </property>
    <property name="maximumSize">
     <size>
      <width>58</width>
      <height>48</height>
     </size>
    </property>
    <property name="font">
     <font>
      <pointsize>17</pointsize>
      <weight>75</weight>
      <bold>true</bold>
     </font>
    </property>
    <property name="layoutDirection">
     <enum>Qt::LeftToRight</enum>
    </property>
    <property name="alignment">
     <set>Qt::AlignCenter</set>
    </property>
   </widget>
  </widget>
  <widget class="QGroupBox" name="groupBox_24">
   <property name="geometry">
    <rect>
     <x>533</x>
     <y>256</y>
     <width>48</width>
     <height>48</height>
    </rect>
   </property>
   <property name="styleSheet">
    <string notr="true">QGroupBox{ background-color:rgb(255, 255, 0);} 
QGroupBox{ margin-top:0px;}
QGroupBox:title {margin-top: 0px;}</string>
   </property>
   <property name="title">
    <string/>
   </property>
   <widget class="QLabel" name="label_30">
    <property name="geometry">
     <rect>
      <x>11</x>
      <y>1</y>
      <width>31</width>
      <height>41</height>
     </rect>
    </property>
    <property name="font">
     <font>
      <pointsize>20</pointsize>
      <weight>50</weight>
      <italic>false</italic>
      <bold>false</bold>
     </font>
    </property>
    <property name="text">
     <string>至</string>
    </property>
   </widget>
  </widget>
  <widget class="QGroupBox" name="groupBox_25">
   <property name="geometry">
    <rect>
     <x>322</x>
     <y>256</y>
     <width>205</width>
     <height>48</height>
    </rect>
   </property>
   <property name="styleSheet">
    <string notr="true">QGroupBox{ background-color:rgb(255, 255, 0);} 
QGroupBox{ margin-top:0px;}
QGroupBox:title {margin-top: 0px;}</string>
   </property>
   <property name="title">
    <string/>
   </property>
   <widget class="QLabel" name="label_31">
    <property name="geometry">
     <rect>
      <x>70</x>
      <y>0</y>
      <width>31</width>
      <height>41</height>
     </rect>
    </property>
    <property name="font">
     <font>
      <pointsize>20</pointsize>
     </font>
    </property>
    <property name="text">
     <string>时</string>
    </property>
   </widget>
   <widget class="myLineEdit" name="auto_lineEdit_4_3">
    <property name="geometry">
     <rect>
      <x>100</x>
      <y>0</y>
      <width>58</width>
      <height>48</height>
     </rect>
    </property>
    <property name="minimumSize">
     <size>
      <width>58</width>
      <height>48</height>
     </size>
    </property>
    <property name="maximumSize">
     <size>
      <width>58</width>
      <height>48</height>
     </size>
    </property>
    <property name="font">
     <font>
      <pointsize>17</pointsize>
      <weight>75</weight>
      <bold>true</bold>
     </font>
    </property>
    <property name="layoutDirection">
     <enum>Qt::LeftToRight</enum>
    </property>
    <property name="alignment">
     <set>Qt::AlignCenter</set>
    </property>
   </widget>
   <widget class="QLabel" name="label_59">
    <property name="geometry">
     <rect>
      <x>170</x>
      <y>0</y>
      <width>31</width>
      <height>41</height>
     </rect>
    </property>
    <property name="font">
     <font>
      <pointsize>20</pointsize>
     </font>
    </property>
    <property name="text">
     <string>分</string>
    </property>
   </widget>
   <widget class="myLineEdit" name="auto_lineEdit_4_2">
    <property name="geometry">
     <rect>
      <x>0</x>
      <y>0</y>
      <width>58</width>
      <height>48</height>
     </rect>
    </property>
    <property name="minimumSize">
     <size>
      <width>58</width>
      <height>48</height>
     </size>
    </property>
    <property name="maximumSize">
     <size>
      <width>58</width>
      <height>48</height>
     </size>
    </property>
    <property name="font">
     <font>
      <pointsize>17</pointsize>
      <weight>75</weight>
      <bold>true</bold>
     </font>
    </property>
    <property name="layoutDirection">
     <enum>Qt::LeftToRight</enum>
    </property>
    <property name="alignment">
     <set>Qt::AlignCenter</set>
    </property>
   </widget>
  </widget>
 </widget>
 <customwidgets>
  <customwidget>
   <class>DataTimeShow</class>
   <extends>QLabel</extends>
   <header>datatimeshow.h</header>
  </customwidget>
  <customwidget>
   <class>myLineEdit</class>
   <extends>QLineEdit</extends>
   <header>mylineedit.h</header>
  </customwidget>
 </customwidgets>
 <resources/>
 <connections>
  <connection>
   <sender>btn_quit</sender>
   <signal>clicked()</signal>
   <receiver>Form_Auto</receiver>
   <slot>close()</slot>
   <hints>
    <hint type="sourcelabel">
     <x>378</x>
     <y>304</y>
    </hint>
    <hint type="destinationlabel">
     <x>215</x>
     <y>163</y>
    </hint>
   </hints>
  </connection>
 </connections>
</ui>
